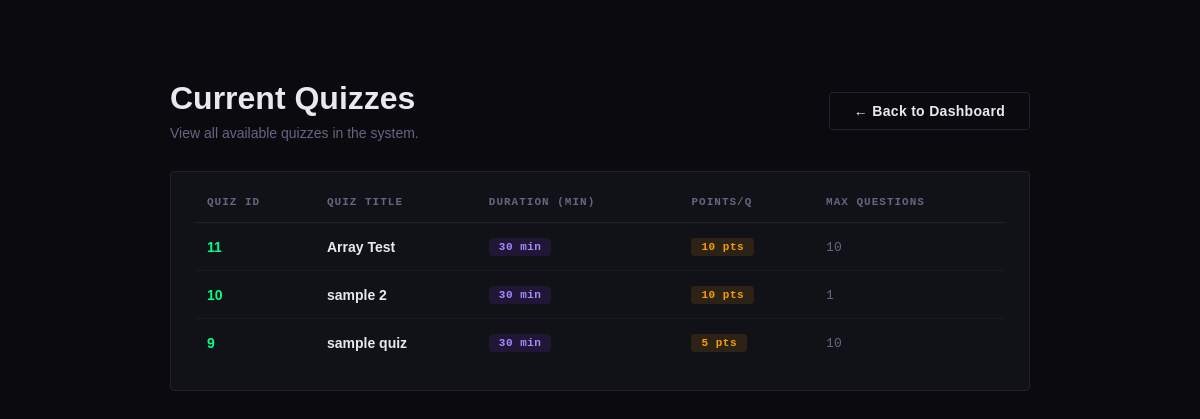
/read_quiz.php, run on the app's committed database.
### tables this page shows
CREATE TABLE `quizes` (
  `quiz_id` int(11) NOT NULL,
  `title` varchar(23) NOT NULL,
  `duration` int(43) NOT NULL,
  `points` int(43) NOT NULL,
  `max_questions` int(44) NOT NULL
);

### read_quiz.php (the view, shortened to what this page needs)
<?php
require_once 'db.php';
$stmt = $pdo->query("SELECT * FROM quizes ORDER BY title ASC");
$quizzes = $stmt->fetchAll();
?>
<!DOCTYPE html>
<html lang="en">
<head>
    <link rel="stylesheet" href="styles.css">
    <link rel="stylesheet" href="dashboard.css">
</head>
<body>
    <div class="container">
        <div class="header-actions">
            <div>
                <h1 style="font-size: 32px; font-weight: 800; margin-bottom: 8px;">Current Quizzes</h1>
                <p style="color: var(--muted); font-size: 14px;">View all available quizzes in the system.</p>
            </div>
            <a href="admin1-dashboard.php" class="btn btn-outline" style="text-decoration: none;">← Back to Dashboard</a>
        </div>
        <div class="card" style="animation: fadeInUp 0.5s ease both;">
            <div class="table-wrap">
                <table>
                    <thead>
                        <tr>
                            <th>Quiz ID</th>
                            <th>Quiz Title</th>
                            <th>Duration (min)</th>
                            <th>Points/Q</th>
                            <th>Max Questions</th>
                        </tr>
                    </thead>
                    <tbody>
                        <?php if (count($quizzes) > 0): ?>
                            <?php foreach ($quizzes as $quiz): ?>
                                <tr>
                                    <td style="font-weight: 600; color: var(--accent);"><?= htmlspecialchars($quiz['quiz_id']) ?></td>
                                    <td style="font-weight: 600; color: var(--text);"><?= htmlspecialchars($quiz['title']) ?></td>
                                    <td>
                                        <span class="badge badge-purple"><?= htmlspecialchars($quiz['duration']) ?> min</span>
                                    </td>
                                    <td>
                                        <span class="badge badge-amber"><?= htmlspecialchars($quiz['points']) ?> pts</span>
                                    </td>
                                    <td>
                                        <span style="font-family: 'JetBrains Mono', monospace; font-size: 13px; color: var(--muted);">
                                            <?= htmlspecialchars($quiz['max_questions']) ?>
                                        </span>
                                    </td>
                                </tr>
                            <?php endforeach; ?>
                        <?php else: ?>
                            <tr>
                                <td colspan="4" style="text-align: center; padding: 40px; color: var(--muted);">No quizzes found in the database.</td>
                            </tr>
                        <?php endif; ?>
                    </tbody>
                </table>
            </div>
        </div>
    </div>
</body>
</html>

### styles.css (style rules this page uses)
:root { --bg: #0a0a0f; --surface: #111118; --surface2: #16161f; --border: #22222e; --accent: #00ff87; --accent2: #7c3aed; --accent3: #f59e0b; --text: #e8e8f0; --muted: #666680; --danger: #ff4757; --info: #38bdf8; }
*, *::before, *::after { margin: 0; padding: 0; box-sizing: border-box; }
html { scroll-behavior: smooth; }
body { background: #0f0f0f; color: var(--text); font-family: Arial, sans-serif; min-height: 100vh; overflow-x: hidden; }
.btn { padding:10px 24px;border-radius:4px;font-family:Arial,sans-serif;font-size:14px;font-weight:700;cursor:pointer;transition:all .2s;border:none;letter-spacing:.3px; }
.btn-outline { background:transparent;color:var(--text);border:1px solid var(--border); }
.card { background:var(--surface);border:1px solid var(--border);border-radius:4px;padding:24px;margin-bottom:0; }
.table-wrap { overflow-x:auto; }
table { width:100%;border-collapse:collapse; }
th { font-size:11px;font-family:'Courier New',monospace;color:var(--muted);letter-spacing:1px;text-transform:uppercase;padding:0 12px 14px;text-align:left;border-bottom:1px solid var(--border);white-space:nowrap; }
td { padding:14px 12px;font-size:14px;border-bottom:1px solid rgba(255,255,255,.04); }
tr:last-child td { border-bottom:none; }
.badge { display:inline-flex;align-items:center;padding:3px 10px;border-radius:4px;font-size:11px;font-weight:700;font-family:'Courier New',monospace;letter-spacing:.5px; }
.badge-purple { background:rgba(124,58,237,.15);color:#a78bfa; }
.badge-amber { background:rgba(245,158,11,.12);color:var(--accent3); }

### read_quiz.php (style rules this page uses)
body { background: var(--bg); display: flex; justify-content: center; padding-top: 60px; }
.container { width: 100%; max-width: 900px; padding: 20px; }
.header-actions { display: flex; justify-content: space-between; align-items: center; margin-bottom: 30px; }

### data on the page
quizes: quiz_id "11", title "Array Test", duration "30", points "10", max_questions "10"
quizes: quiz_id "10", title "sample 2", duration "30", points "10", max_questions "1"
quizes: quiz_id "9", title "sample quiz", duration "30", points "5", max_questions "10"
